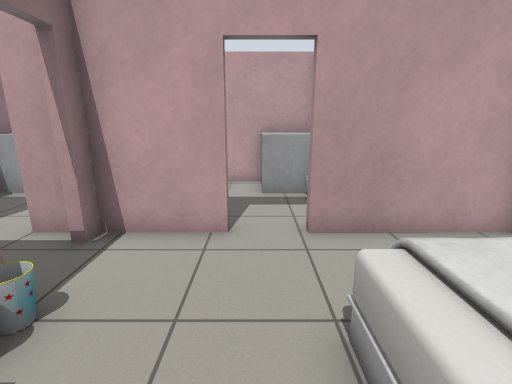
[1] (above)

24 first-person views from a walk through a robot-simulator world made for Gazebo. The camera is 1.2 m above the floor, tilts 14° down and sees 85° across. Floor lines are 1 m apart. The floor is counted in squares, 0.5 m on a side. Each view is taken from the middle of a square. On the plan, view 1 faces up. The plan holds only what a view shows up to about 18 squares ahead; the rest is blank. Gazebo's built-in surfaces are drawn with simple patterns. Some surface patterns are stand-ins.

[2]
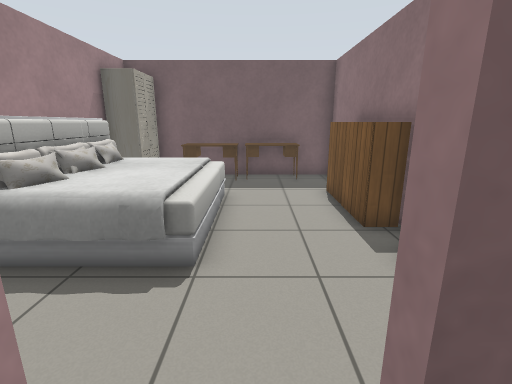

[3]
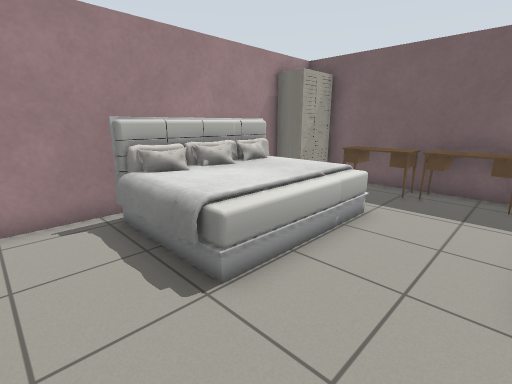

[4]
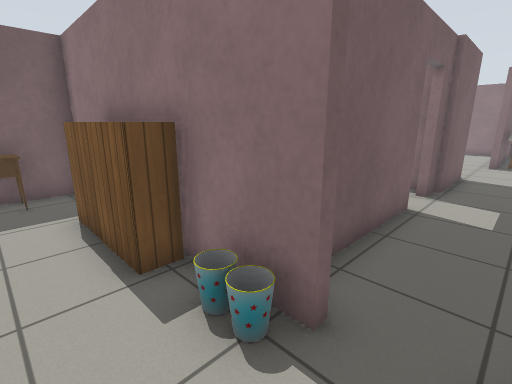

[5]
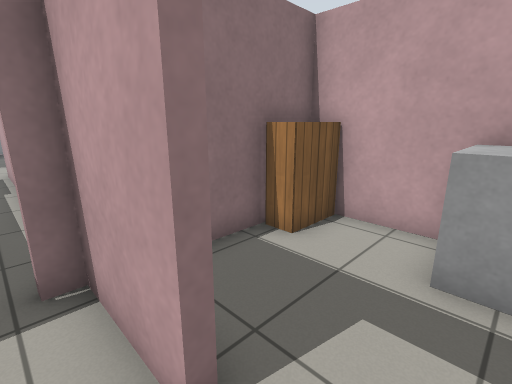

[6]
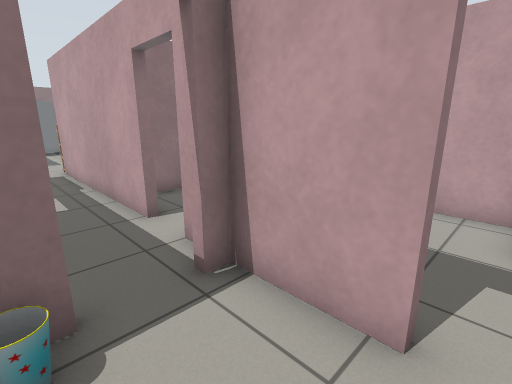

[7]
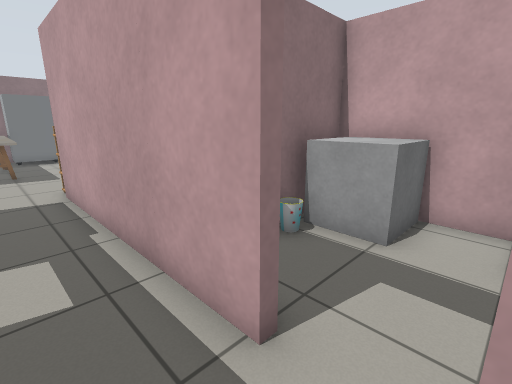

[8]
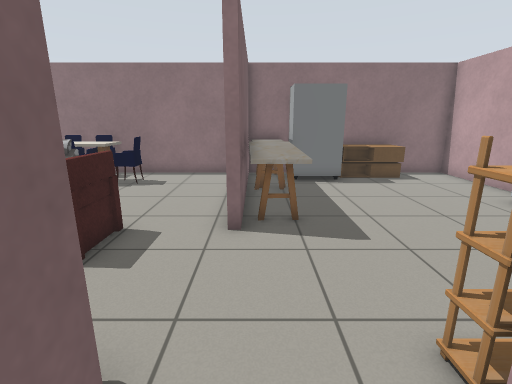

[9]
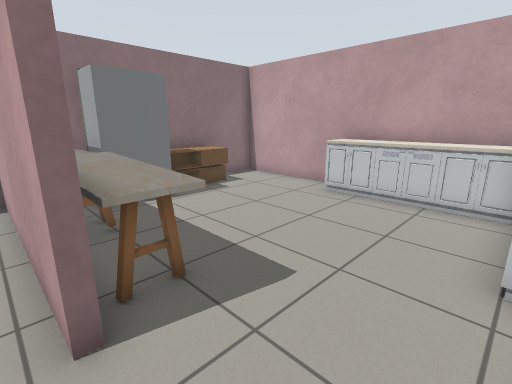

[10]
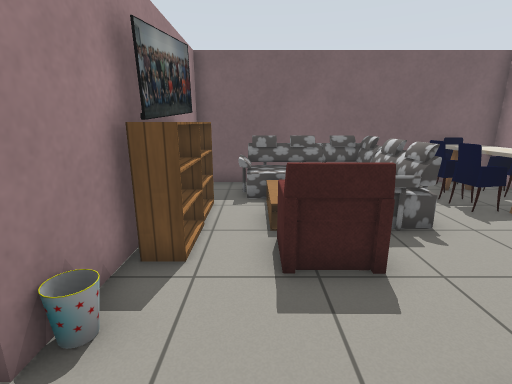

[11]
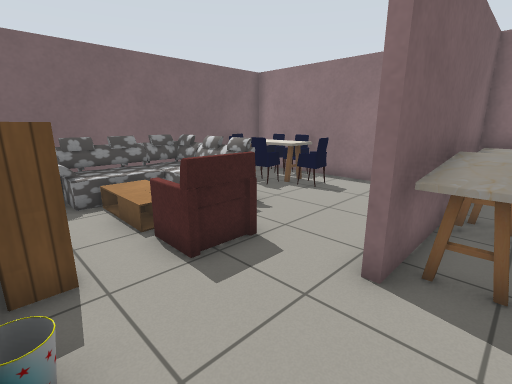

[12]
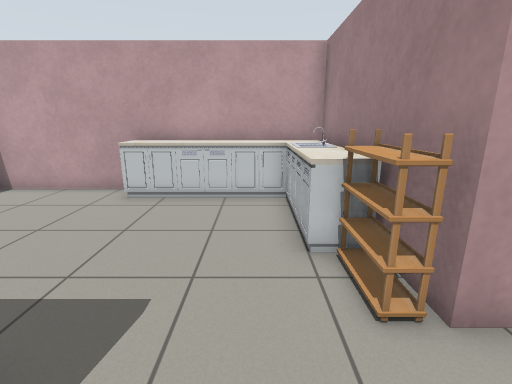

[13]
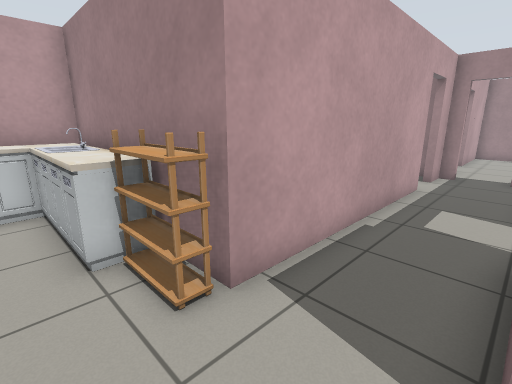

[14]
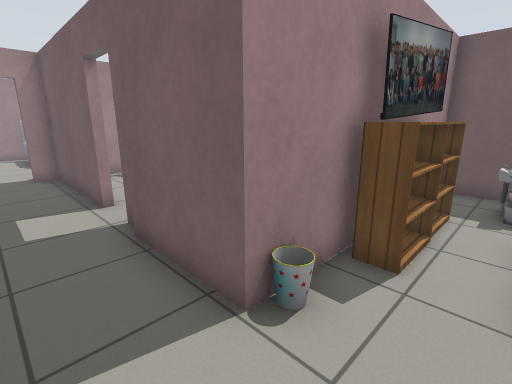

[15]
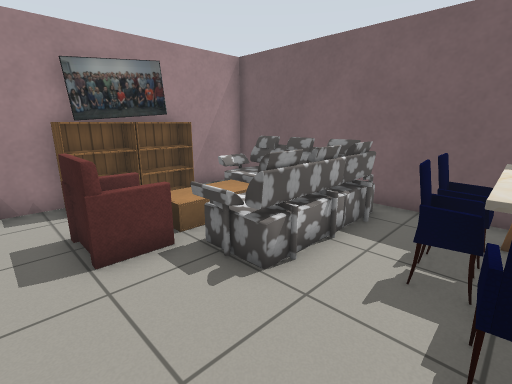

[16]
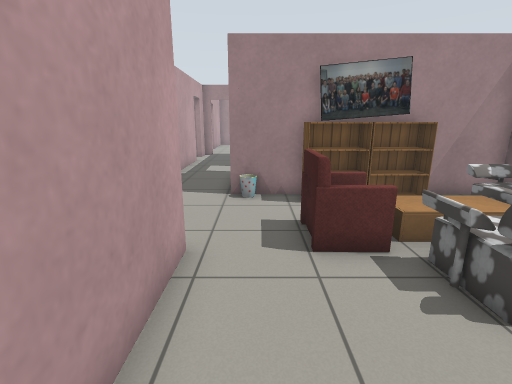

[17]
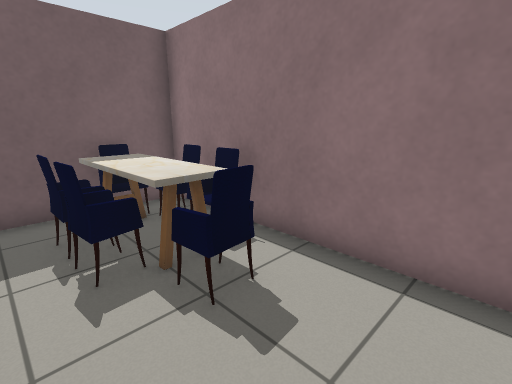

[18]
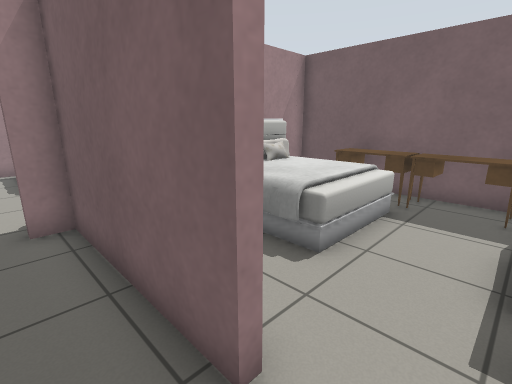

[19]
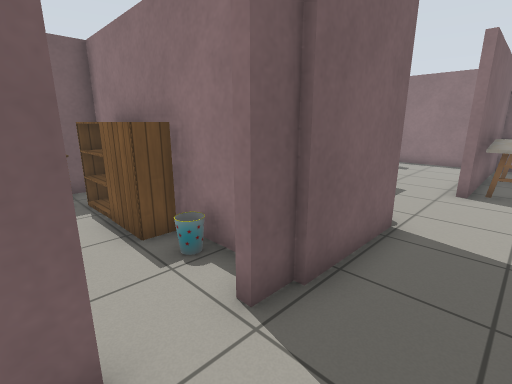

[20]
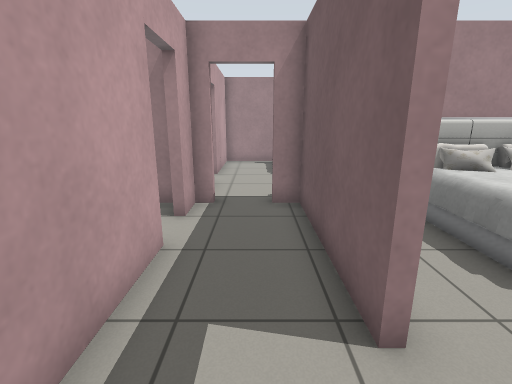

[21]
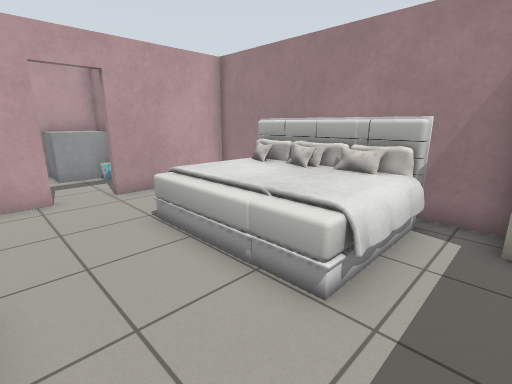

[22]
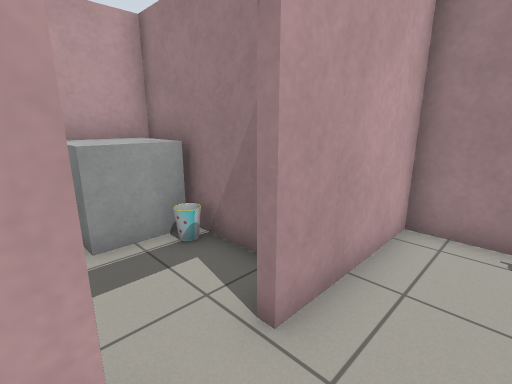

[23]
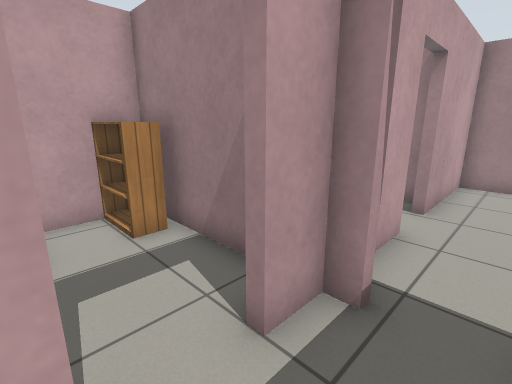

[24]
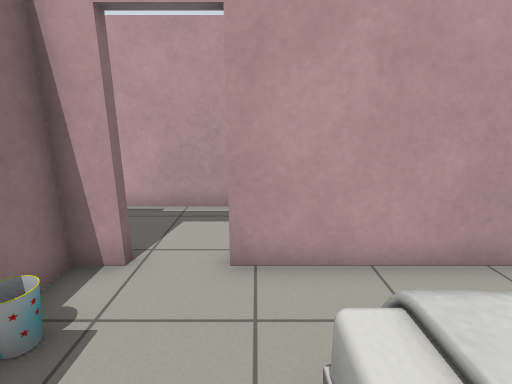

### Floor plan
Key: @ floor where view 1 was taken; # wall or solid block; . floor; D open door; = window, fence, low wall or low ledge; B grey box; E bed; K bookshelf; W wardrobe; S desk; T kitchen table; R shoe rack; F fridge; C coffee table; A sofa; H chair; I kitchen cabinet; O other object.
Columns run from 28 left of view 1 to 6 right of it. Each row starts with its distance up from view 1.
 13 #############
 12 #.....IIIIIII      ############
 11 #..........II      #BB.K#K..BBB
 10 #CC........II      #BB.K#K..BBB#
  9 #CC........II      OBB..# ...BO#
  8 #CC........II      #....# .... #
  7 # F........RR      #....# .... #
  6 #FF........RR#########DD####DD#####
  5 #   TTTTT...............D#........#
  4 #TTTTTTTT...............D.........#
  3 #########...#####DD######O...EEEEE#
  2 #...........O   #DD######O...EEEEE#
  1 #.......AAA.#   OO......#K...E EEE#
  0 #.......AAAKK   #...EEEE#K..@E EE #
 -1 #.HH..AAAACKO   KK..EEEE#K...EEEEE#
 -2 #=HHH.AACCCKK   #K..EEEE#K...EEEEE#
 -3 #HHHH.AACCCKK   KK..EEEE#K....EEE=#
 -4 #HHHH.AAACAA#   #KSSE  E# ......WW#
 -5 #HHHH.AAAAA #   #SSSSSS.# SSSSSSW
 -6 ##HH#########   ##################

Positions as (right, up) in squares from view 1, and headings:
1: (0, 0), facing up
2: (0, 7), facing down
3: (-2, 5), facing down-right
4: (-1, 5), facing down-left
5: (1, 5), facing up-left
6: (0, 3), facing up-left
7: (-5, 4), facing up-left
8: (-14, 4), facing left
9: (-17, 3), facing up-left
10: (-18, 5), facing down
11: (-16, 5), facing down-left
12: (-18, 3), facing up
13: (-18, 3), facing up-right
14: (-18, 5), facing down-right
15: (-25, 2), facing down-right
16: (-25, 2), facing right
17: (-23, 2), facing down-left
18: (-11, 4), facing down-right
19: (-9, 5), facing down-left
20: (-12, 4), facing right
21: (-2, -4), facing up-right
22: (-1, 4), facing up-right
23: (-7, 4), facing up-right
24: (-9, -2), facing up
